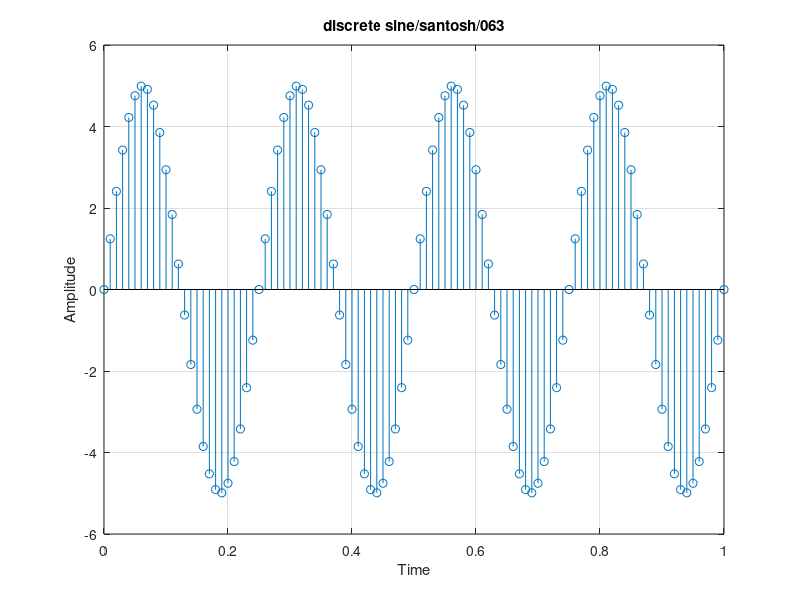

The MATLAB source for this figure:
%construct a discrete sine wave having amplitude 5 units and frequency 4
%hz.plot the signal
clc;
close all;
clear all;
a=5;
f=4;
t=0:0.01:1;
x=a*sin(2*pi*f*t);
stem(t,x);
xlabel('Time');
ylabel('Amplitude');
title('discrete sine/santosh/063');
grid on;